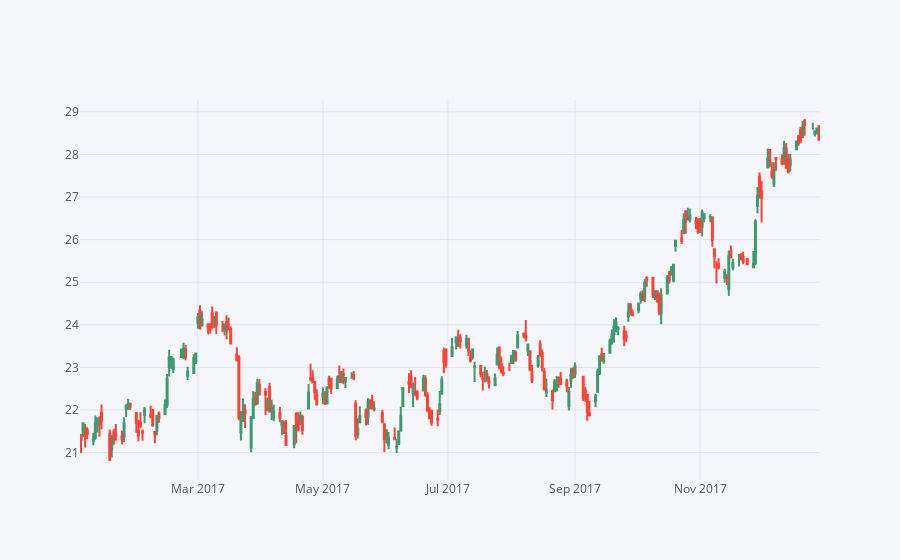

The cell this chart's notebook holds for it:
### Code cell
BAC.loc['2018-01-01':'2017-01-01'].iplot(kind='candle')

### Figure 1 — Plotly figure (JSON) as saved in the notebook; plotly's stock layout.template omitted (floating-point values rounded to 4 significant figures; data arrays with more than 128 entries replaced by an {"elided": "..."} marker saying what was removed)
{"data": [{"close": {"elided": "251 float values"}, "high": {"elided": "251 float values"}, "low": {"elided": "251 float values"}, "open": {"elided": "251 float values"}, "showlegend": false, "type": "candlestick", "x": {"elided": "251 str values"}, "yaxis": "y2"}], "layout": {"legend": {"bgcolor": "#F5F6F9", "font": {"color": "#4D5663"}}, "paper_bgcolor": "#F5F6F9", "plot_bgcolor": "#F5F6F9", "title": {"font": {"color": "#4D5663"}}, "xaxis": {"gridcolor": "#E1E5ED", "rangeslider": {"visible": false}, "showgrid": true, "tickfont": {"color": "#4D5663"}, "title": {"font": {"color": "#4D5663"}, "text": ""}, "zerolinecolor": "#E1E5ED"}, "yaxis": {"gridcolor": "#E1E5ED", "showgrid": true, "showticklabels": false, "tickfont": {"color": "#4D5663"}, "title": {"font": {"color": "#4D5663"}, "text": ""}, "zerolinecolor": "#E1E5ED"}, "yaxis2": {"gridcolor": "#E1E5ED", "showgrid": true, "tickfont": {"color": "#4D5663"}, "title": {"font": {"color": "#4D5663"}, "text": ""}, "zerolinecolor": "#E1E5ED"}}}
